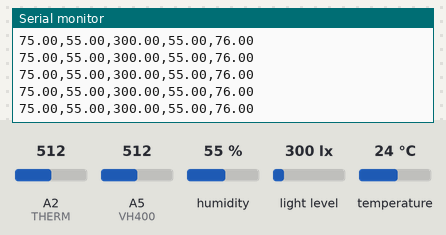
The sketch below on a simulated Arduino Uno, built with avr-gcc and run on an emulated ATmega328P. Parts: the last lines printed to the serial monitor. The test bench sets the inputs (shaded band); at power-on: A5 (VH400) = 512, A2 (THERM) = 512, humidity 55 %, light level 300 lx, temperature 24 °C.

Above: at 4.2 s.
4.3 s: A5 (VH400) set to 918
At 4.37 s:
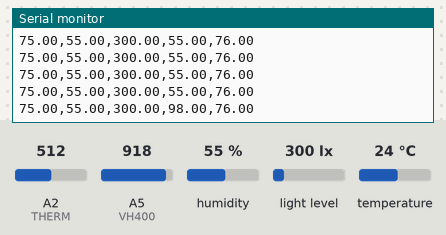
5.8 s: A5 (VH400) set to 939
At 5.83 s:
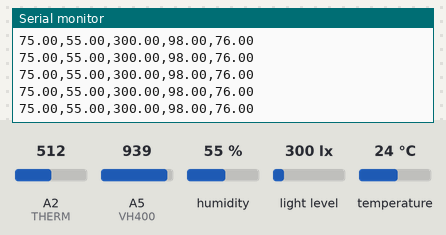
Timing chart, 0 to 8.8 s (numbered marks = the images above; inputs shaded):
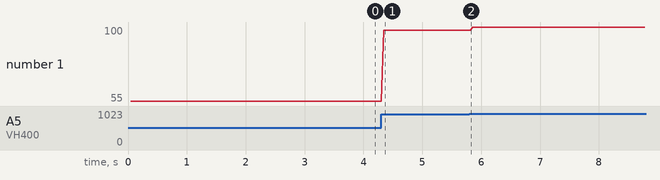

Measured:
- after the input at 4.3 s, the serial monitor: prints a new line after 0.05 s (image 1)
- plotted number 1: 55 → 98 after the input at 4.3 s, 98 → 100 after the input at 5.8 s

The sketch:

node.ino
```cpp
// Include header files and define analog pin
#define THERM A2
#define VH400 A5
#include "Adafruit_VEML7700.h"
#include "Adafruit_SHT31.h"

// Instantiate new sensor objects
Adafruit_VEML7700 veml = Adafruit_VEML7700();
Adafruit_SHT31 sht = Adafruit_SHT31();

void setup() {
	Serial.begin(9600);
	// Setup Analog Pins
	pinMode(THERM, INPUT);
	pinMode(VH400, INPUT);

	// Setup VEML7700
	veml.begin();
	veml.setGain(VEML7700_GAIN_1_8); // largest light range
	veml.setIntegrationTime(VEML7700_IT_100MS);

	// Setup SHT31-D
	sht.begin(0x44);

	// More code goes here
}

void loop() {
	String datapoint = collectData();
	//sendData(); // Not written here
	Serial.println(datapoint);
	// More code goes here
}


String collectData() {
	// Get soil temperature with thermistor
	float resistance = analogRead(THERM); // get 0-1023 value from thermistor
	resistance = (1023 / resistance) - 1;
	resistance = 10000.0 / resistance; // get thermistor actual resistance
	float B = 3935; // depends on the NTC model
	float soiltemp = log(resistance / 10000) / B;
	soiltemp += 1.0 / (25 + 273.15);
	soiltemp = 1.0 / soiltemp;
	soiltemp -= 273.15; // apply thermistor characteristic B parameter equation
	soiltemp = soiltemp * (9.0 / 5.0) + 32; // units of degrees F
	soiltemp = round(soiltemp * 10) / 10; // one decimal place

	// Get soil moisture with VH400
	float moisture = analogRead(VH400); // get 0-1023 value from VH400
	float maxMoistureVoltage = (3 * 1023) / 3.3; // VH400 output voltage is 0V - 3V
	moisture = map(moisture, 0, maxMoistureVoltage, 0, 100); // units of %
	moisture = round(moisture * 10) / 10; //one decimal place

	// Get lux from VEML7700
	float lux = veml.readLux(); // units of Lux
	lux = round(lux * 10) / 10; // one decimal place

	// Get temp and humidity from SHT31-D
	float temp = sht.readTemperature() * (9.0 / 5.0) + 32; // units of degrees F
	temp = round(temp * 10) / 10; // one decimal place
	float humidity = sht.readHumidity(); // units of %
	humidity = round(humidity * 10) / 10; // one decimal place

	// Return data
	String results = String(temp) + "," + String(humidity) + "," + String(lux) + "," + String(moisture) + "," + String(soiltemp);
	return results;
}
```
